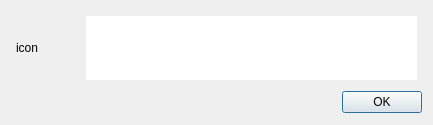
<?xml version="1.0" encoding="UTF-8"?>
<ui version="4.0">
 <class>WarningOk</class>
 <widget class="QDialog" name="WarningOk">
  <property name="geometry">
   <rect>
    <x>0</x>
    <y>0</y>
    <width>433</width>
    <height>125</height>
   </rect>
  </property>
  <property name="maximumSize">
   <size>
    <width>16777215</width>
    <height>125</height>
   </size>
  </property>
  <property name="windowTitle">
   <string>Dialog</string>
  </property>
  <layout class="QVBoxLayout" name="verticalLayout">
   <item>
    <layout class="QHBoxLayout" name="horizontalLayout">
     <property name="leftMargin">
      <number>5</number>
     </property>
     <property name="topMargin">
      <number>5</number>
     </property>
     <property name="rightMargin">
      <number>5</number>
     </property>
     <property name="bottomMargin">
      <number>5</number>
     </property>
     <item>
      <widget class="QLabel" name="icon">
       <property name="minimumSize">
        <size>
         <width>64</width>
         <height>64</height>
        </size>
       </property>
       <property name="maximumSize">
        <size>
         <width>64</width>
         <height>64</height>
        </size>
       </property>
       <property name="text">
        <string>icon</string>
       </property>
      </widget>
     </item>
     <item>
      <widget class="QTextEdit" name="textEditWarning">
       <property name="minimumSize">
        <size>
         <width>300</width>
         <height>64</height>
        </size>
       </property>
       <property name="maximumSize">
        <size>
         <width>16777215</width>
         <height>64</height>
        </size>
       </property>
       <property name="accessibleName">
        <string>Warning</string>
       </property>
       <property name="frameShape">
        <enum>QFrame::NoFrame</enum>
       </property>
       <property name="frameShadow">
        <enum>QFrame::Plain</enum>
       </property>
       <property name="midLineWidth">
        <number>1</number>
       </property>
       <property name="verticalScrollBarPolicy">
        <enum>Qt::ScrollBarAlwaysOff</enum>
       </property>
       <property name="horizontalScrollBarPolicy">
        <enum>Qt::ScrollBarAlwaysOff</enum>
       </property>
       <property name="tabChangesFocus">
        <bool>true</bool>
       </property>
       <property name="textInteractionFlags">
        <set>Qt::TextSelectableByKeyboard|Qt::TextSelectableByMouse</set>
       </property>
      </widget>
     </item>
    </layout>
   </item>
   <item>
    <widget class="QDialogButtonBox" name="buttonBox">
     <property name="orientation">
      <enum>Qt::Horizontal</enum>
     </property>
     <property name="standardButtons">
      <set>QDialogButtonBox::Ok</set>
     </property>
    </widget>
   </item>
  </layout>
 </widget>
 <resources/>
 <connections>
  <connection>
   <sender>buttonBox</sender>
   <signal>accepted()</signal>
   <receiver>WarningOk</receiver>
   <slot>accept()</slot>
   <hints>
    <hint type="sourcelabel">
     <x>248</x>
     <y>254</y>
    </hint>
    <hint type="destinationlabel">
     <x>157</x>
     <y>274</y>
    </hint>
   </hints>
  </connection>
  <connection>
   <sender>buttonBox</sender>
   <signal>rejected()</signal>
   <receiver>WarningOk</receiver>
   <slot>reject()</slot>
   <hints>
    <hint type="sourcelabel">
     <x>316</x>
     <y>260</y>
    </hint>
    <hint type="destinationlabel">
     <x>286</x>
     <y>274</y>
    </hint>
   </hints>
  </connection>
 </connections>
</ui>
